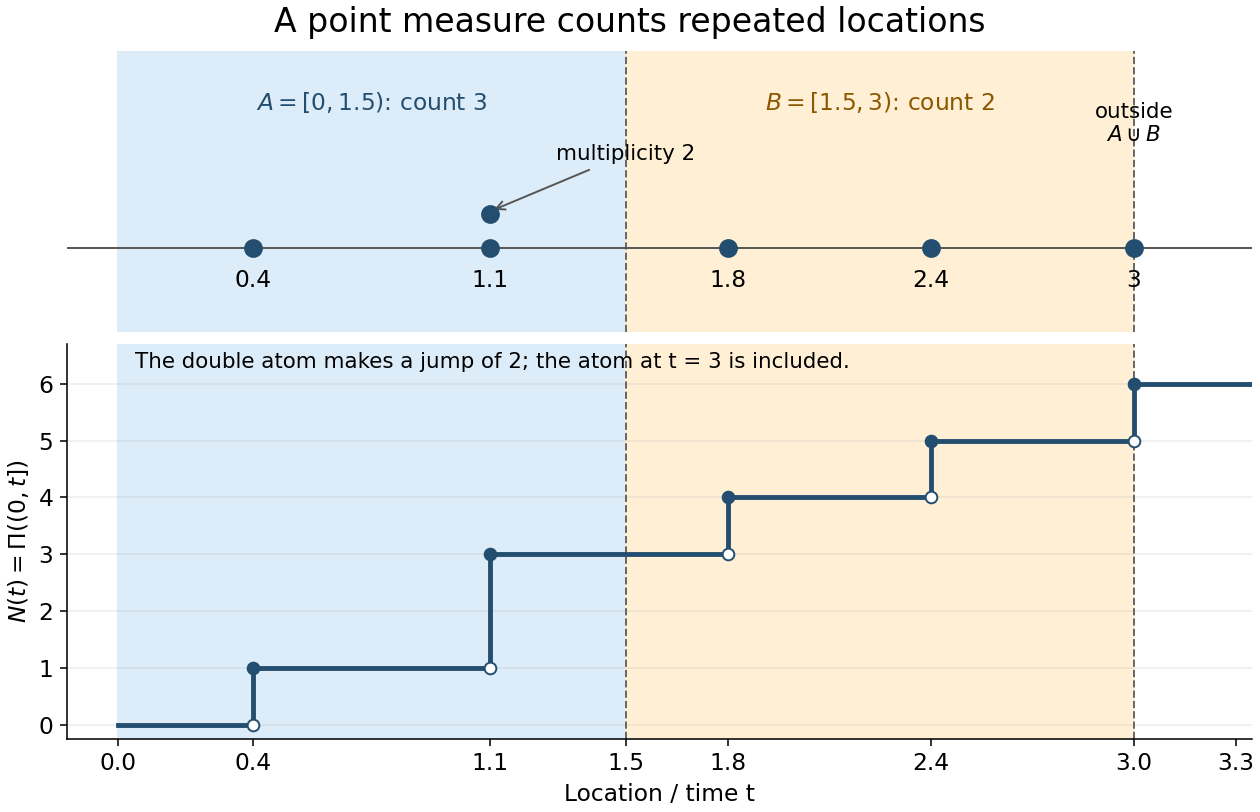

Recreate this plot in Python.
"""Draw a point measure and its cumulative count; Python 3.14 / Matplotlib 3.10.7.

Run from _media; the opaque PNG is written to the current working directory.
"""

from pathlib import Path

import matplotlib.pyplot as plt
import numpy as np


def main():
    plt.rcParams.update({"font.size": 12, "figure.facecolor": "white"})
    locations = np.array([0.4, 1.1, 1.8, 2.4, 3.0])
    multiplicities = np.array([1, 2, 1, 1, 1])
    fig, (pattern, count) = plt.subplots(
        2, 1, figsize=(9, 5.8), sharex=True,
        gridspec_kw={"height_ratios": [1, 1.4]}, layout="constrained",
    )
    fig.suptitle("A point measure counts repeated locations", fontsize=17)
    for ax in (pattern, count):
        ax.axvspan(0, 1.5, color="#dcecf8", zorder=0)
        ax.axvspan(1.5, 3, color="#fff0d5", zorder=0)
        ax.axvline(1.5, color="#666666", linestyle="--", linewidth=1)
        ax.axvline(3, color="#666666", linestyle="--", linewidth=1)
        ax.set_xlim(-0.15, 3.35)
        ax.spines[["top", "right"]].set_visible(False)
    pattern.axhline(0, color="#555555", linewidth=1)
    for x, m in zip(locations, multiplicities):
        pattern.scatter([x] * int(m), 0.12 * np.arange(m), s=75,
                        color="#234e70", zorder=4)
        pattern.text(x, -0.14, f"{x:g}", ha="center")
    pattern.text(0.75, 0.49, r"$A=[0,1.5)$: count 3", ha="center", color="#234e70")
    pattern.text(2.25, 0.49, r"$B=[1.5,3)$: count 2", ha="center", color="#8b5700")
    pattern.annotate("multiplicity 2", xy=(1.1, 0.13), xytext=(1.5, 0.31),
                     ha="center", fontsize=11,
                     arrowprops={"arrowstyle": "->", "color": "#555555"})
    pattern.text(3.0, 0.38, "outside\n$A\\cup B$", ha="center", fontsize=11)
    pattern.set_ylim(-0.3, 0.7)
    pattern.set_yticks([])
    pattern.spines[["left", "bottom"]].set_visible(False)
    pattern.tick_params(axis="x", bottom=False, labelbottom=False)

    steps_x = np.r_[0, locations, 3.35]
    steps_y = np.r_[0, np.cumsum(multiplicities), multiplicities.sum()]
    count.step(steps_x, steps_y, where="post", linewidth=2.5, color="#234e70")
    previous = np.r_[0, np.cumsum(multiplicities)[:-1]]
    cumulative = np.cumsum(multiplicities)
    count.scatter(locations, previous, facecolors="white", edgecolors="#234e70", zorder=4)
    count.scatter(locations, cumulative, color="#234e70", zorder=5)
    count.set_ylim(-0.25, 6.7)
    count.set_yticks(range(7))
    count.set_xticks([0, 0.4, 1.1, 1.5, 1.8, 2.4, 3, 3.3])
    count.set_xlabel("Location / time t")
    count.set_ylabel(r"$N(t)=\Pi((0,t])$")
    count.grid(axis="y", alpha=0.22)
    count.text(0.05, 6.28, "The double atom makes a jump of 2; the atom at t = 3 is included.",
               fontsize=11)
    fig.savefig(Path.cwd() / (Path(__file__).stem + ".png"), dpi=140,
                facecolor="white", transparent=False)
    plt.close(fig)


if __name__ == "__main__":
    main()
